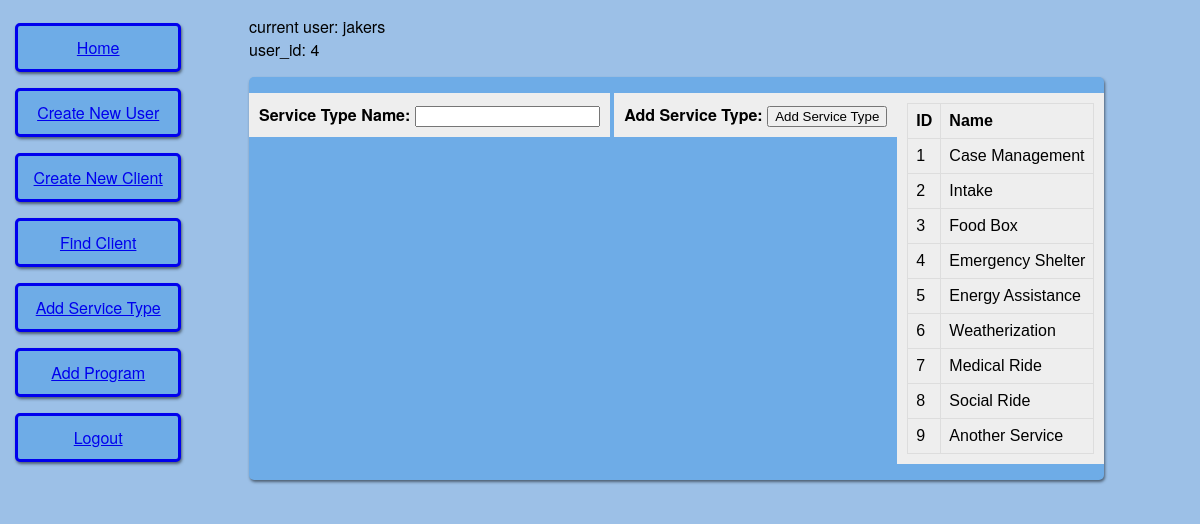
Page /add_ServiceType (signed in) on the committed database.
### app/models.py (models this page shows, shortened)
class User(UserMixin, db.Model):
	id = db.Column(db.Integer, primary_key = True)
	username = db.Column(db.String(64), index = True, unique = True)
	email = db.Column(db.String(120), index = True, unique = True)
	password_hash = db.Column(db.String(128))

class ServiceType(db.Model):
	id = db.Column(db.Integer, primary_key = True)
	name = db.Column(db.String(50))

### app/routes.py (the view)
@app.route('/add_<record_type>', methods = ['GET','POST'])
def add_record(record_type):
	record_class = globals()[record_type]
	record_form = globals()['Create'+record_type]
	instance = record_form()
	records = record_class.query.all()
	if instance.validate_on_submit():
		instance.execute_transaction()
		return redirect(url_for('add_record', record_type = record_type))
	return render_template('add_record.html', title = instance.form_title, form = instance, data = records)

### app/forms.py (shortened to what this page needs)
class CreateServiceType(FlaskForm):
	form_title = 'Create Service Type'
	name = StringField('Service Type Name', validators=[DataRequired()])
	submit = SubmitField('Add Service Type')

### app/models.py (called while the page is built)
@login.user_loader
def load_user(id):
	return User.query.get(int(id))

### app/templates/add_record.html (shortened to what this page needs)
{% extends "base.html" %}
{% block content %}
    <div class="formFields">
        <form action="" method="post">
            {% for field in form %}
                {% if field.type != 'CSRFTokenField' %}
                <div class="formElement">
                    <strong>{{ field.label() }}:</strong>
                    {{ field() }} <br>
                </div>
                {% endif %}
            {% endfor %}
        </form>
        <br>
        <div class="formElement">
            <table>
                <tr>
                    <th>ID</th>
                    <th>Name</th>
                </tr>
                {% for d in data %}
                <tr>
                    <td>{{ d.id }}</td>
                    <td>{{ d.name }}</td>
                </tr>
                {% endfor %}
            </table>
        </div>
    </div>
{% endblock %}

### app/templates/base.html (shortened to what this page needs)
<html>
    <head>
      <link rel="stylesheet" href="{{ url_for('static', filename = 'styles/main.css') }}">
    </head>
    <body>
        <div class="row">
          <div class="leftColumn">
            {% if current_user.is_anonymous %}
            <a class="header_button" href="{{ url_for('login') }}">Login</a>
            {% else %}
            <a class="header_button" href="{{ url_for('index') }}">Home</a>
            <a class="header_button" href="{{ url_for('render_form', form = 'RegistrationForm') }}">Create New User</a>
            <a class="header_button" href="{{ url_for('create_client') }}">Create New Client</a>
            <a class="header_button" href="{{ url_for('view_clients') }}">Find Client</a>
            <a class="header_button" href="{{ url_for('add_record', record_type = 'ServiceType') }}">Add Service Type</a>
            <a class="header_button" href="{{ url_for('add_record', record_type = 'Program') }}">Add Program</a>
            <a class="header_button" href="{{ url_for('logout') }}">Logout</a>
            {% endif %}
          </div>
          <div class="rightColumn">
            current user: {{ current_user.username }} <br>
            user_id: {{ current_user.id }} <br>
            {% block content %}{% endblock %}
          </div>
        </div>
    </body>
</html>

### app/static/styles/main.css (style rules this page uses)
body { margin: 0; padding: 0; font-family: "Helvetica Neue", Helvetica, Arial, sans-serif; color: #000000; padding: 15px; background: #9cc0e7; }
table { font-family: arial, sans-serif; border-collapse: collapse; }
td { border: 1px solid #dddddd; text-align: left; padding: 8px; }
th { border: 1px solid #dddddd; background-color: #EEEEEE; text-align: left; padding: 8px; }
.row:after { content: ""; display: table; clear: both; }
.formElement { padding: 10px 10px; background: #EEEEEE; margin: 1em 0; display: inline-block; }
.formFields { float: left; display: flex; flex-wrap: wrap; align-content: space-around; justify-content: space-evenly; background: #6EACE7; margin: 1em 0; box-shadow: 1px 2px 3px rgba(0,0,0,.5); border-radius: 5px; }
.leftColumn { float: left; width: 15%; display: flex; flex-wrap: wrap; align-content: space-around }
.rightColumn { float: right; width: 80%; }
.header_button { border: solid; padding: 10px 10px; text-align: center; background-color: #6EACE7; width: 80%; float: left; margin: .5em 0; box-shadow: 1px 2px 3px rgba(0,0,0,.5); border-radius: 5px; }

### rows in the picture
User: username "jakers", id "4"
ServiceType: id "1", name "Case Management"
ServiceType: id "2", name "Intake"
ServiceType: id "3", name "Food Box"
ServiceType: id "4", name "Emergency Shelter"
ServiceType: id "5", name "Energy Assistance"
ServiceType: id "6", name "Weatherization"
ServiceType: id "7", name "Medical Ride"
ServiceType: id "8", name "Social Ride"
ServiceType: id "9", name "Another Service"

### other values in the picture
{{ field.label() }} "Service Type Name" "Add Service Type"
